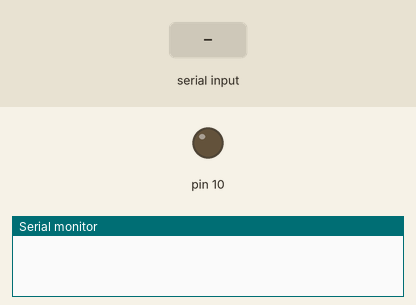
Bench run of a sketch on a simulated Arduino Uno, built for the host (arithmetic inside an expression is 32-bit, double 64-bit). On the bench: output pins drawn as LEDs (lit = HIGH), the last lines printed to the serial monitor. Inputs (shaded band) come from the test bench.

Above: at 1.2 s.
1.3 s: "1" received over Serial
At 2.4 s:
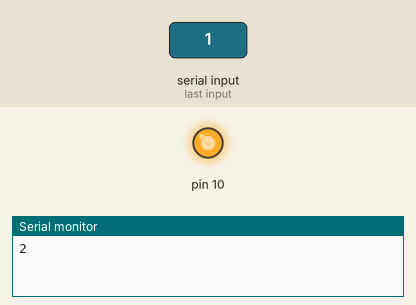
Timing chart, 0 to 5.8 s (numbered marks = the images above; inputs shaded):
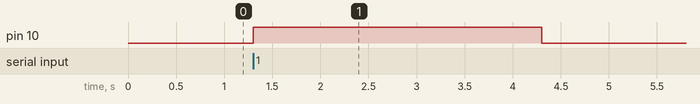

The sketch:

Device_B.ino
```cpp
// Device B
const int ledBPin = PIN_PB2;    // LED on Device B connected to PB2
bool connectionActive = false;  // Status of the connection with Device A
unsigned long lastReceivedTime = 0;  // Last time a signal was received
const unsigned long timeoutDuration = 3000; // Timeout duration in milliseconds (3 seconds)

void setup() {
  Serial.swap(1);               // Swap pins for Serial communication
  Serial.begin(1200);           // Initialize serial communication at 1200 baud
  pinMode(ledBPin, OUTPUT);     // Configure LED pin as output
  digitalWrite(ledBPin, LOW);   // Ensure LED is off initially
}

void loop() {
  if (Serial.available() > 0) {  // Check if data is available
    char command = Serial.read();  // Read the incoming data
    if (command == '1') {
      digitalWrite(ledBPin, HIGH); // Turn on the LED on Device B
      Serial.println('2');         // Send signal '2' back to Device A
      connectionActive = true;     // Assume connection is active after receiving
      lastReceivedTime = millis(); // Update the last received time
    } else if (command == '0') {
      connectionActive = false;    // Reset the connection status
      digitalWrite(ledBPin, LOW);  // Turn off the LED on Device B
    }
  }

  // Check if connection timeout has occurred
  if (connectionActive && millis() - lastReceivedTime > timeoutDuration) {
    connectionActive = false;       // Reset connection status
    digitalWrite(ledBPin, LOW);     // Turn off the LED on Device B
  }
}
```

Measured:
- after the input at 1.3 s, pin 10: LOW → HIGH at once, → LOW 3.0 s later
